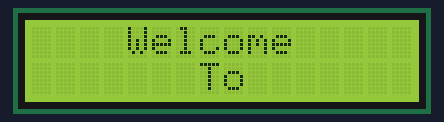
Bench run of a sketch on a simulated Arduino Uno, built with avr-gcc and run on an emulated ATmega328P. Shown: 16×2 character LCD. The modem accepts every AT command (registered, SIM ready, sends succeed) and sends nothing else; what the sketch prints to the serial monitor is not drawn.

Above: at 0.1 s.
At 3.1 s:
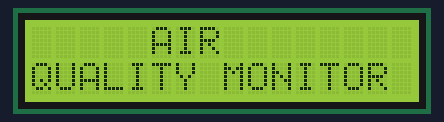
At 17.2 s:
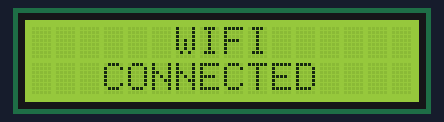
At 18.2 s:
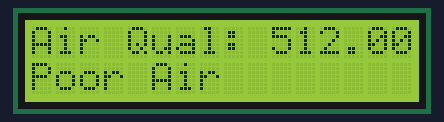
At 28.2 s:
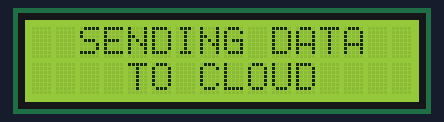

The sketch:

air_quality_monitor.ino
```cpp
#include <SoftwareSerial.h>
#include <LiquidCrystal.h>

// LCD pin configuration: RS, E, D4, D5, D6, D7
LiquidCrystal lcd(13, 12, 6, 5, 4, 3);

// Air quality value
float t = 0;

// ThingSpeak API key
String apiKey = "XBQDVORXXGAROWDW";

// ESP8266 communication (Connect ESP TX to pin 8, RX to pin 9)
SoftwareSerial ser(8, 9); // RX, TX

void setup() {
  Serial.begin(9600);     // Serial monitor
  ser.begin(9600);        // ESP8266 serial
  lcd.begin(16, 2);       // Initialize LCD

  // Welcome messages
  lcd.setCursor(0, 0); lcd.print("    Welcome");
  lcd.setCursor(0, 1); lcd.print("       To");
  delay(3000);

  lcd.clear();
  lcd.setCursor(0, 0); lcd.print("     AIR");
  lcd.setCursor(0, 1); lcd.print("QUALITY MONITOR");
  delay(3000);

  // ESP8266 Initialization
  ser.println("AT"); delay(1000);
  ser.println("AT+GMR"); delay(1000);
  ser.println("AT+CWMODE=3"); delay(1000);
  ser.println("AT+RST"); delay(5000);
  ser.println("AT+CIPMUX=1"); delay(1000);

  // Connect to WiFi (update with your SSID & PASSWORD)
  String cmd = "AT+CWJAP=\"SSID\",\"PASSWORD\"";
  ser.println(cmd); delay(1000);

  ser.println("AT+CIFSR"); delay(1000);

  lcd.clear();
  lcd.setCursor(0, 0); lcd.print("      WIFI");
  lcd.setCursor(0, 1); lcd.print("   CONNECTED");
}

void loop() {
  delay(1000);
  t = analogRead(A0);  // Read air quality from MQ135 sensor

  Serial.print("Airquality = "); Serial.println(t);

  // Display on LCD
  lcd.clear();
  lcd.setCursor(0, 0);
  lcd.print("Air Qual: ");
  lcd.print(t);
  lcd.print(" PPM");

  lcd.setCursor(0, 1);
  if (t <= 500) {
    lcd.print("Fresh Air");
    Serial.println("Fresh Air");
  } else if (t > 500 && t <= 1000) {
    lcd.print("Poor Air");
    Serial.println("Poor Air");
  } else {
    lcd.print("Very Poor");
    Serial.println("Very Poor");
  }

  delay(10000);

  lcd.clear();
  lcd.setCursor(0, 0); lcd.print("  SENDING DATA");
  lcd.setCursor(0, 1); lcd.print("    TO CLOUD");

  sendToThingSpeak();
}

// Send data to ThingSpeak via ESP8266
void sendToThingSpeak() {
  String cmd = "\nAT+CIPSTART=4,\"TCP\",\"184.106.153.149\",80"; // ThingSpeak IP
  ser.println(cmd);
  Serial.println(cmd);

  if (ser.find("Error")) {
    Serial.println("AT+CIPSTART error");
    return;
  }

  String getStr = "GET /update?api_key=" + apiKey + "&field1=" + String(t) + "\r\n\r\n";
  cmd = "AT+CIPSEND=4," + String(getStr.length());

  ser.println(cmd);
  Serial.println(cmd);
  delay(1000);

  ser.print(getStr);
  Serial.println(getStr);

  delay(17000); // Wait between ThingSpeak updates
}
```

Measured:
- what the display in image 1 shows lasts 14.1 s, from 3.1 s to 17.2 s
- what the display in image 2 shows lasts 1.0 s, from 17.2 s to 18.2 s
- what the display in image 3 shows lasts 10.0 s, from 18.2 s to 28.2 s
